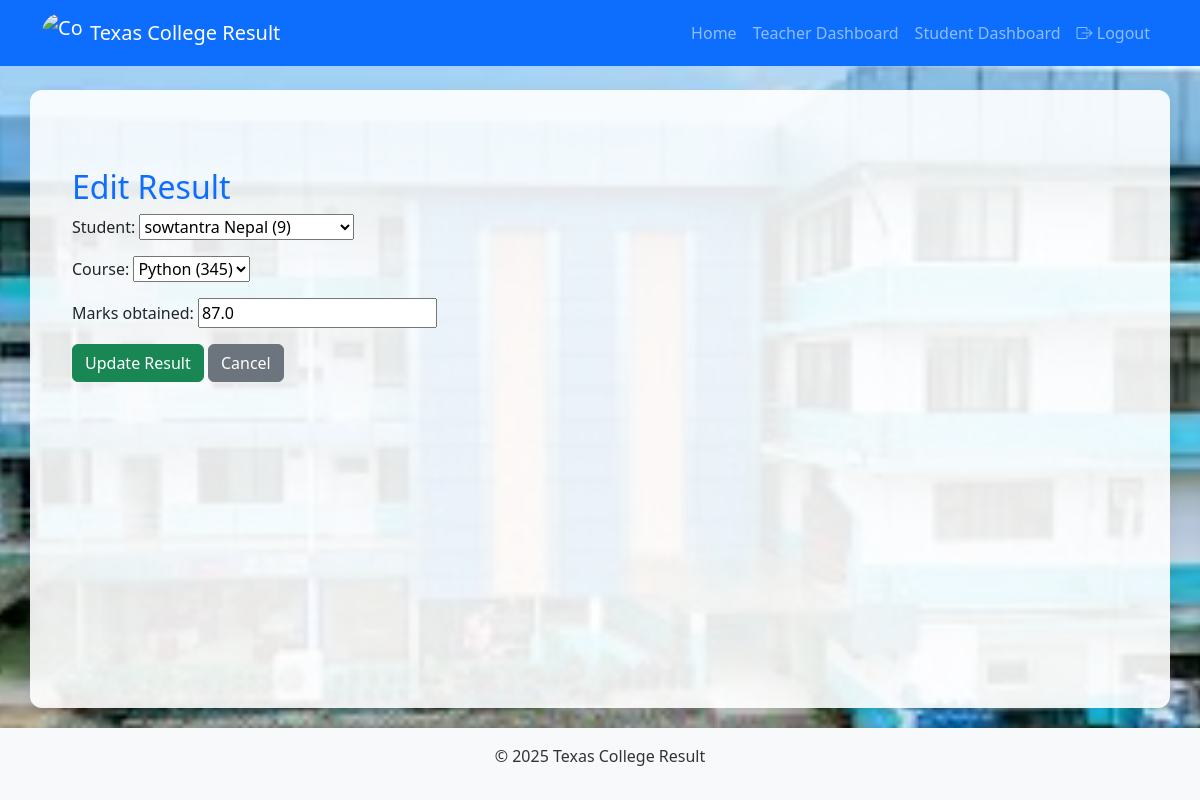
Page /edit_result/3/ (signed in) on the committed database.
### myapp/models.py (models this page shows, shortened)
class Result(models.Model):
    student = models.ForeignKey(Student, on_delete=models.CASCADE, related_name='results')
    course = models.ForeignKey(Course, on_delete=models.CASCADE, related_name='results')
    marks_obtained = models.FloatField()
    class Meta:
        unique_together = ('student', 'course')  # Prevent duplicate result entry

### myapp/views.py (the view)
# urls.py: path('edit_result/<int:result_id>/', views.edit_result, name='edit_result'),
@login_required
def edit_result(request, result_id):
    if not hasattr(request.user, 'teacher'):
        messages.error(request, "Access denied.")
        return redirect('login')
    teacher = request.user.teacher
    result = Result.objects.get(id=result_id)
    if result.course.teacher != teacher:
        messages.error(request, "You can only edit your own course results.")
        return redirect('view_results')
    if request.method == 'POST':
        form = ResultForm(teacher=teacher, data=request.POST, instance=result)
        if form.is_valid():
            form.save()
            messages.success(request, "Result updated successfully.")
            return redirect('view_results')
    else:
        form = ResultForm(teacher=teacher, instance=result)
    return render(request, 'edit_result.html', {'form': form, 'result': result})

### myapp/forms.py
class ResultForm(forms.ModelForm):
    class Meta:
        model = Result
        fields = ['student', 'course', 'marks_obtained']
    def __init__(self, teacher=None, *args, **kwargs):
        super(ResultForm, self).__init__(*args, **kwargs)
        if teacher:
            self.fields['course'].queryset = Course.objects.filter(teacher=teacher)
            self.fields['student'].queryset = Student.objects.filter(courses__teacher=teacher).distinct()

### myapp/models.py (called while the page is built)
    def __str__(self):
         return f"{self.full_name} ({self.roll_number})"

    def __str__(self):
        return f"{self.name} ({self.code})"

### myapp/templates/edit_result.html (shortened to what this page needs)
{% extends 'base.html' %}
{% load static %}
{% block content %}
<div class="container mt-5">
    <h2 class="text-primary">Edit Result</h2>
    <form method="post">
        {{ form.as_p }}
        <button type="submit" class="btn btn-success">Update Result</button>
        <a href="{% url 'view_results' %}" class="btn btn-secondary">Cancel</a>
    </form>
</div>
{% endblock %}

### myapp/static/css/style.css (style rules this page uses)
body { background: url('/static/images/images1.png') no-repeat center center fixed; background-size: cover; min-height: 100vh; display: flex; flex-direction: column; font-family: 'Segoe UI', Tahoma, Geneva, Verdana, sans-serif; }

### rows in the picture
Result: student "sowtantra Nepal (9)", course "Python (345)", marks_obtained "87.0"
